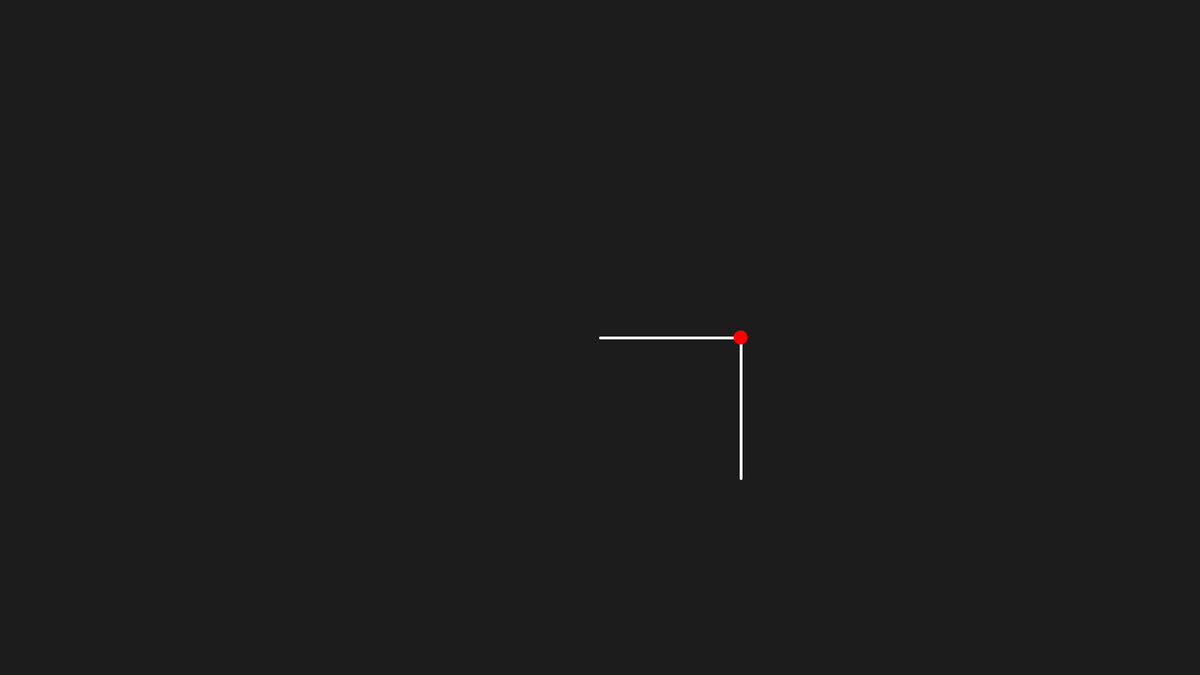
Frame 1 (no input)
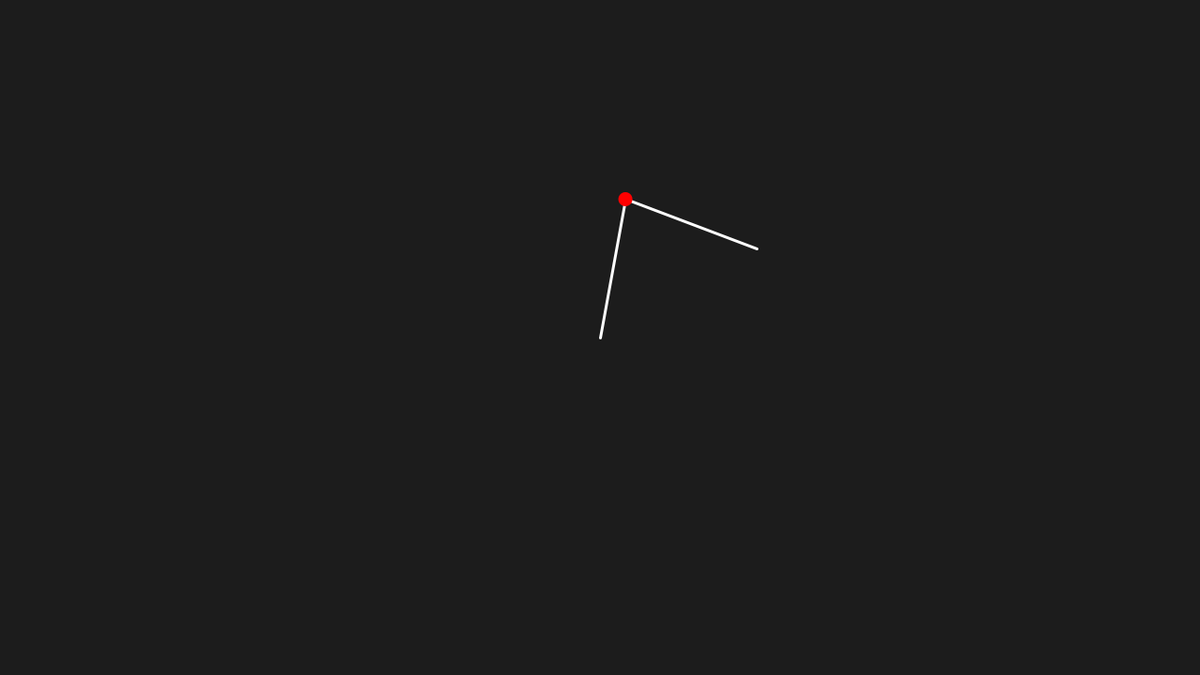
Frame 60 (the mouse pressed at the canvas centre just before this capture)
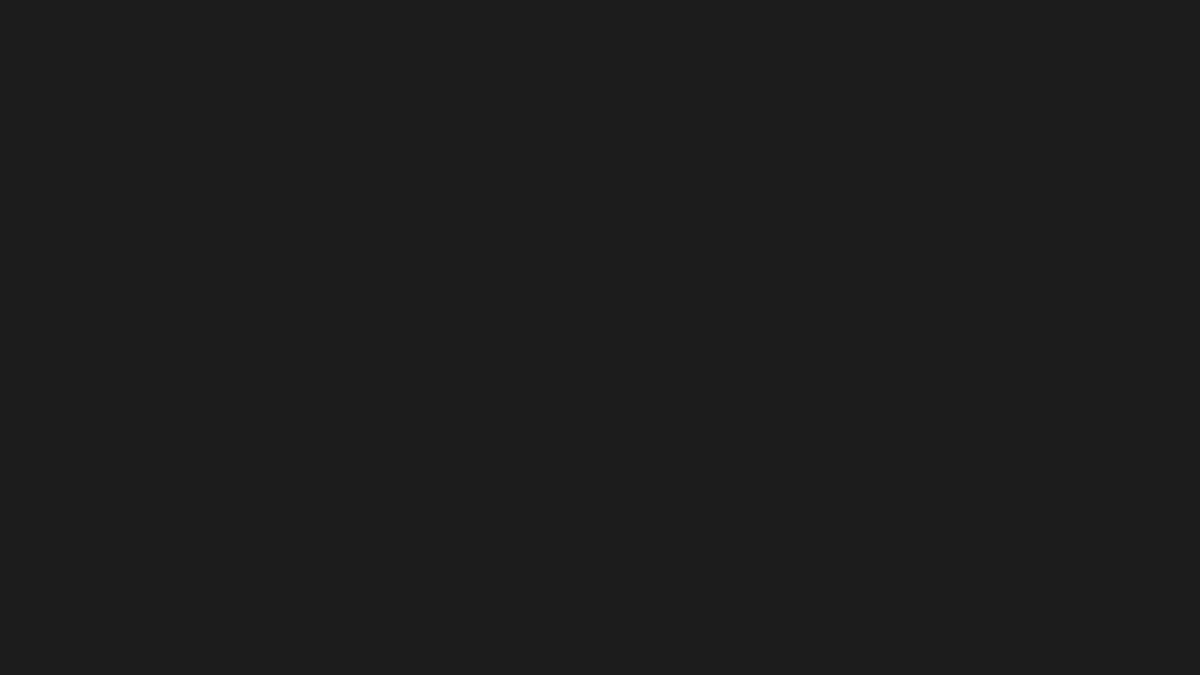
Frame 120 (the mouse held since frame 60 and released just before this capture)

The Processing sketch that drew these frames (run headless with seeded random() and noise(); from frame 60 on, the mouse is pressed at the canvas centre):

// Processing sketch: inverseKinematicsKinda
// ── inverseKinematicsKinda.pde
Arm a;

void setup()
{
  size(1280, 720);
  a = new Arm(width/2, height/2, 150, 150);
}

void draw()
{
  background(#1c1c1c);
  a.display();
  
  a.side(a.x-mouseX, mouseY-a.y);
  //a.q1 = PVector.angleBetween(new PVector(mouseX, mouseY), new PVector(a.x, a.y));
}

class Arm
{
  float x,y,q1,l1;
  float q2,l2;
  
  Arm(float x, float y, float l1, float l2)
  {
    this.x = x;
    this.y = y;
    this.l1 = l1;
    this.l2 = l2;
    q1 = 0;
    q2 = PI/2;
  }
  
  void side(float x, float z)
  {
    float a = atan(x/z);
    float len = z/cos(a);
    setLength(len);
    if(this.x > x) q1 += a;
    else           q1 -= a;
  }
  
  void setLength(float c)
  {
    float a = (l1*l1 + c*c - l2*l2)/(2*l1*c);
    q1 = a;
    q2 = PI - 2*a;
  }
  
  void display()
  {
    push();
    stroke(#fefefe);
    strokeWeight(3);
    float x2 = x+cos(q1)*l1;
    float y2 = y+sin(q1)*l1;
    line(x, y, x2, y2);
    line(x2, y2, x2+cos(q2+q1)*l2, y2+sin(q2+q1)*l2);
    fill(255, 0, 0);
    noStroke();
    circle(x2, y2, 15);
    pop();
  }
}
